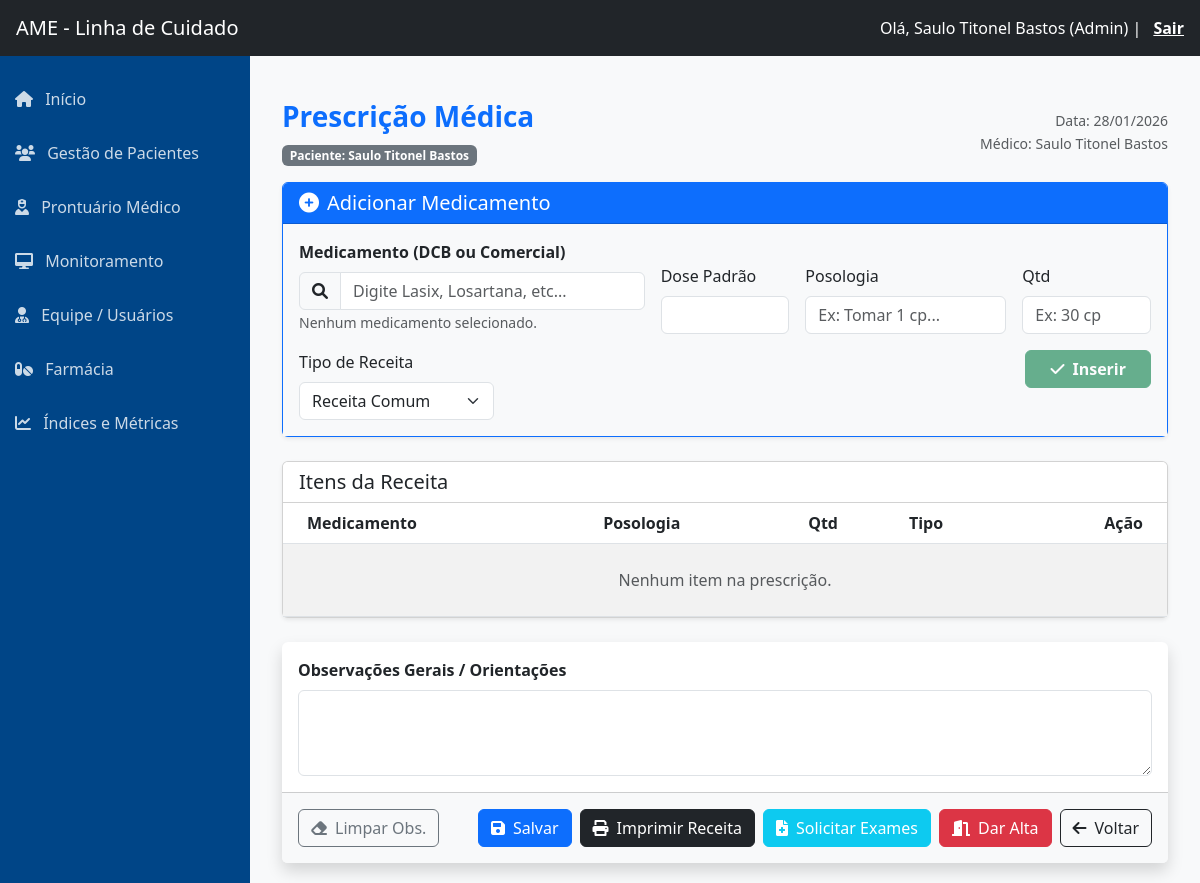
Screenshot of /prontuario/prescricao/4/ (signed in) with the database file from the repository.
### core/models.py (models this page shows, shortened)
class Usuario(AbstractUser):
    mudar_senha = models.BooleanField(default=False, verbose_name="Forçar Troca de Senha")
    email_verificado = models.BooleanField(default=False, verbose_name="Email Verificado")
    TIPO_PROFISSIONAL_CHOICES = [
        ('MED', 'Médico'),
        ('ENF', 'Enfermeiro'),
        ('NUT', 'Nutricionista'),
        ('FAR', 'Farmacêutico'),
    ]
    TIPO_REGISTRO_CHOICES = [
        ('CRM', 'CRM'),
        ('COREN', 'COREN'),
        ('CRN', 'CRN'),
        ('CRF', 'CRF'),
    ]
    tipo_profissional = models.CharField(
        max_length=3,
        choices=TIPO_PROFISSIONAL_CHOICES,
        null=True,
        blank=True,
        verbose_name="Tipo Profissional"
    )
    tipo_registro = models.CharField(
        max_length=10,
        choices=TIPO_REGISTRO_CHOICES,
        null=True,
        blank=True,
        verbose_name="Conselho (Ex: CRM)"
    )
    registro_profissional = models.CharField(
        max_length=20,
        null=True,
        blank=True,
        verbose_name="Número do Conselho"
    )
    drt = models.CharField(
        max_length=20,
        null=True,
        blank=True,
        verbose_name="DRT / Matrícula"
    )
    USERNAME_FIELD = 'username'
    REQUIRED_FIELDS = ['email', 'first_name', 'last_name']

class Paciente(models.Model):
    SEXO_CHOICES = [('M', 'Masculino'), ('F', 'Feminino')]
    ETNIA_CHOICES = [
        ('Branca', 'Branca'), ('Parda', 'Parda'),
        ('Negra', 'Negra'), ('Indígena', 'Indígena')
    ]
    nome = models.CharField(max_length=100)
    cpf = models.CharField(max_length=14, unique=True)
    sexo = models.CharField(max_length=1, choices=SEXO_CHOICES)
    etnia = models.CharField(max_length=20, choices=ETNIA_CHOICES)
    data_nascimento = models.DateField()
    data_insercao = models.DateField(default=date.today)
    data_alta = models.DateField(null=True, blank=True)
    municipio = models.CharField(max_length=100, default='Caraguatatuba')
    telefone = models.CharField(max_length=20, blank=True)
    ativo = models.BooleanField(default=True)
    siresp = models.CharField(max_length=20, null=True, blank=True, verbose_name="Número CROSS / SIRESP")
    altura_ultima = models.DecimalField(max_digits=4, decimal_places=2, null=True, blank=True)

### core/views.py (the view, shortened to what this page needs)
# urls.py: path('prontuario/prescricao/<int:atendimento_id>/', views.prescricao_medica_view, name='prescricao_medica'),
@login_required
def prescricao_medica_view(request, atendimento_id):
    atendimento = get_object_or_404(AtendimentoMedico, id=atendimento_id)
    prescricao, created = PrescricaoMedica.objects.get_or_create(atendimento=atendimento)
    medicamentos_all = Medicamento.objects.filter(ativo=True)
    lista_autocomplete = []
    for med in medicamentos_all:
        lista_autocomplete.append({
            'id': med.id,
            'label': f"{med.principio_ativo} {med.dose_padrao} (Genérico)",
            'dose': med.dose_padrao,
            'tipo': 'DCB'
        })
        if med.nomes_comerciais:
            nomes = [n.strip() for n in med.nomes_comerciais.split(',')]
            for nome in nomes:
                if nome:
                    lista_autocomplete.append({
                        'id': med.id,
                        'label': f"{nome} -> {med.principio_ativo}",
                        'dose': med.dose_padrao,
                        'tipo': 'COMERCIAL'
                    })
    lista_autocomplete.sort(key=lambda x: x['label'])
    context = {
        'atendimento': atendimento,
        'paciente': atendimento.paciente,
        'prescricao': prescricao,
        'itens': prescricao.itens.all(),
        'db_medicamentos': json.dumps(lista_autocomplete)
    }
    return render(request, 'prescricao_form.html', context)

### core/templates/prescricao_form.html (shortened to what this page needs)
{% extends 'sidebar.html' %}
{% load static %}
{% block content %}
<div class="container mt-4">
    <div class="d-flex justify-content-between align-items-center mb-3">
        <div>
            <h3 class="text-primary fw-bold">Prescrição Médica</h3>
            <span class="badge bg-secondary">Paciente: {{ paciente.nome }}</span>
        </div>
        <div class="text-end">
            <small class="text-muted d-block">Data: {% now "d/m/Y" %}</small>
            <small class="text-muted">Médico: {{ user.get_full_name }}</small>
        </div>
    </div>
    <div class="card shadow-sm border-primary mb-4">
        <div class="card-header bg-primary text-white">
            <h5 class="mb-0"><i class="fas fa-plus-circle me-2"></i>Adicionar Medicamento</h5>
        </div>
        <div class="card-body bg-light">
            <form method="POST" id="form_add_item">
                <div class="row g-3 align-items-end">
                    <div class="col-md-5">
                        <label class="form-label fw-bold">Medicamento (DCB ou Comercial)</label>
                        <div class="input-group">
                            <span class="input-group-text"><i class="fas fa-search"></i></span>
                            <input type="text" id="busca_med" class="form-control" placeholder="Digite Lasix, Losartana, etc..." autocomplete="off">
                        </div>
                        <small class="text-muted" id="info_selecionado">Nenhum medicamento selecionado.</small>
                    </div>
                    <div class="col-md-2">
                        <label class="form-label">Dose Padrão</label>
                        <input type="text" id="dose_display" class="form-control bg-white" readonly tabindex="-1">
                    </div>
                    <div class="col-md-3">
                        <label class="form-label">Posologia</label>
                        <input type="text" name="posologia" class="form-control" list="lista_posologias" placeholder="Ex: Tomar 1 cp..." required>
                    </div>
                    <div class="col-md-2">
                        <label class="form-label">Qtd</label>
                        <input type="text" name="quantidade" class="form-control" placeholder="Ex: 30 cp" required>
                    </div>
                </div>
                <div class="row mt-3">
                    <div class="col-md-3">
                        <label class="form-label">Tipo de Receita</label>
                        <select name="tipo_uso" class="form-select">
                            <option value="CONTINUO" selected>Receita Comum</option>
                        </select>
                    </div>
                    <div class="col-md-9 text-end">
                        <button type="submit" class="btn btn-success px-4 fw-bold" id="btn_add" disabled>
                            <i class="fas fa-check me-2"></i>Inserir
                        </button>
                    </div>
                </div>
            </form>
        </div>
    </div>
    <div class="card shadow-sm mb-4">
        <div class="card-header bg-white">
            <h5 class="mb-0">Itens da Receita</h5>
        </div>
        <div class="card-body p-0">
            <table class="table table-hover table-striped mb-0 align-middle">
                <thead class="bg-light">
                    <tr>
                        <th class="ps-4">Medicamento</th>
                        <th>Posologia</th>
                        <th>Qtd</th>
                        <th>Tipo</th>
                        <th class="text-end pe-4">Ação</th>
                    </tr>
                </thead>
                <tbody>
                    {% for item in itens %}
                    <tr>
                        <td class="ps-4 fw-bold text-primary">{{ item.medicamento_nome }} {{ item.concentracao }}</td>
                        <td>{{ item.posologia }}</td>
                        <td>{{ item.quantidade }}</td>
                        <td>
                            {% if item.tipo == 'CONTINUO' %}<span class="badge bg-success">Comum</span>
                            {% elif item.tipo == 'CONTROLADO' %}<span class="badge bg-danger">Especial</span>
                            {% else %}<span class="badge bg-secondary">Outro</span>{% endif %}
                        </td>
                        <td class="text-end pe-4">
                            <form method="POST" style="display:inline;">
                                {% csrf_token %}
                                <input type="hidden" name="remover_item" value="1">
                                <input type="hidden" name="item_id" value="{{ item.id }}">
                                <button type="submit" class="btn btn-sm btn-outline-danger"><i class="fas fa-trash"></i></button>
                            </form>
                        </td>
                    </tr>
                    {% empty %}
                    <tr>
                        <td colspan="5" class="text-center py-4 text-muted">Nenhum item na prescrição.</td>
                    </tr>
                    {% endfor %}
                </tbody>
            </table>
        </div>
    </div>
    <form method="POST" id="formNavegacao" action="{% url 'prescricao_medica' atendimento.id %}">
        <div class="card shadow border-0">
            <div class="card-body">
                <label class="form-label fw-bold">Observações Gerais / Orientações</label>
                <textarea name="observacoes" id="obsArea" class="form-control" rows="3">{{ prescricao.observacoes_gerais }}</textarea>
            </div>
            <div class="card-footer bg-light p-3">
                <div class="btn-toolbar-custom">
                    <button type="button" class="btn btn-outline-secondary" onclick="limparObservacoes()">
                        <i class="fas fa-eraser me-2"></i>Limpar Obs.
                    </button>
                    <div class="d-flex gap-2 flex-wrap">
                        <button type="submit" name="action" value="salvar" class="btn btn-primary">
                            <i class="fas fa-save me-2"></i>Salvar
                        </button>
                        <button type="submit" name="action" value="imprimir" class="btn btn-dark" onclick="imprimirEFechar()">
                            <i class="fas fa-print me-2"></i>Imprimir Receita
                        </button>
                        <button type="submit" name="action" value="exames" class="btn btn-info text-white">
                            <i class="fas fa-file-medical me-2"></i>Solicitar Exames
                        </button>
                        <button type="submit" name="action" value="alta" class="btn btn-danger">
                            <i class="fas fa-door-open me-2"></i>Dar Alta
                        </button>
                        <button type="submit" name="action" value="voltar" class="btn btn-outline-dark">
                            <i class="fas fa-arrow-left me-2"></i>Voltar
                        </button>
                    </div>
                </div>
            </div>
        </div>
    </form>
</div>
{% endblock %}

### core/templates/sidebar.html (shortened to what this page needs)
{% load static %}
<!DOCTYPE html>
<html lang="pt-br">
<head>
    <link href="https://cdn.jsdelivr.net/npm/bootstrap@5.3.0/dist/css/bootstrap.min.css" rel="stylesheet">
    <link href="https://cdnjs.cloudflare.com/ajax/libs/font-awesome/6.0.0/css/all.min.css" rel="stylesheet">
</head>
<body>
    <nav class="navbar navbar-dark bg-dark px-3">
        <a class="navbar-brand" href="#">AME - Linha de Cuidado</a>
        <div class="text-white">
            Olá, {{ user.get_full_name|default:user.username }}
            {% if user.is_superuser %}(Admin){% endif %} |
            <a href="{% url 'logout' %}" class="text-white fw-bold ms-2" style="text-decoration: underline;">Sair</a>
        </div>
    </nav>
    <div class="wrapper">
        <nav class="sidebar">
            <ul class="list-unstyled mt-3">
                <li>
                    <a href="{% url 'index' %}">
                        <i class="fas fa-home me-2"></i> Início
                    </a>
                </li>
                {% if user.is_superuser or user.tipo_profissional == 'ENF' or user.tipo_profissional == 'NUT' or user.tipo_profissional == 'FAR' or user.tipo_profissional == 'MED' %}
                <li>
                    <a href="{% url 'gestao_pacientes' %}">
                        <i class="fas fa-users me-2"></i> Gestão de Pacientes
                    </a>
                </li>
                {% endif %}
                <li>
                    <a href="{% url 'atendimento_hub' %}">
                        <i class="fas fa-user-nurse me-2"></i> Prontuário Médico
                    </a>
                </li>
                {% if user.is_superuser or user.tipo_profissional == 'ENF' or user.tipo_profissional == 'NUT' or user.tipo_profissional == 'FAR' %}
                <li>
                    <a href="{% url 'monitoramento_busca' %}">
                        <i class="fas fa-desktop me-2"></i> Monitoramento
                    </a>
                </li>
                {% endif %}
                {% if user.is_superuser %}
                <li>
                    <a href="{% url 'gestao_usuarios' %}">
                        <i class="fas fa-user-md me-2"></i> Equipe / Usuários
                    </a>
                </li>
                <li>
                    <a href="{% url 'gestao_medicamentos' %}">
                        <i class="fas fa-pills me-2"></i> Farmácia
                    </a>
                </li>
                <li>
                    <a href="{% url 'indices' %}">
                        <i class="fas fa-chart-line me-2"></i> Índices e Métricas
                    </a>
                </li>
                {% endif %}
            </ul>
        </nav>
        <main class="content">
            {% block content %}
            {% endblock %}
        </main>
    </div>
</body>
</html>

### core/templates/sidebar.html (style rules this page uses)
body { min-height: 100vh; display: flex; flex-direction: column; }
.wrapper { display: flex; flex: 1; }
.sidebar { min-width: 250px; background-color: #004587; color: white; min-height: 100vh; }
.sidebar a { color: rgba(255,255,255,0.8); text-decoration: none; padding: 15px; display: block; }
.content { flex: 1; padding: 20px; background-color: #f8f9fa; }

### core/templates/prescricao_form.html (style rules this page uses)
.btn-toolbar-custom { display: flex; justify-content: space-between; align-items: center; flex-wrap: wrap; gap: 10px; }

### rows the page displays
Usuario: get_full_name "Saulo Titonel Bastos"
Paciente: nome "Saulo Titonel Bastos"
